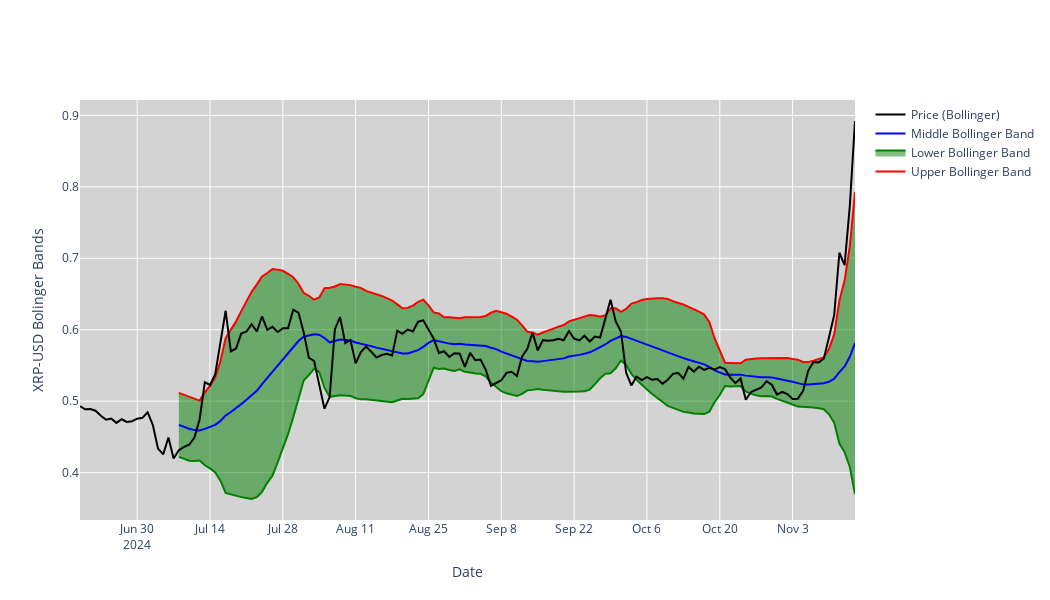

Source (notebook cell):
### Code cell
#BB
fig = go.Figure()
fig.add_trace(go.Scatter(x=stock_data.index, y=stock_data['UB'], mode='lines', name='Upper Bollinger Band', visible=True, line=dict(color='red')))
fig.add_trace(go.Scatter(x=stock_data.index, y=stock_data['LB'], fill='tonexty', mode='lines', name='Lower Bollinger Band', visible=True, line=dict(color='green')))
fig.add_trace(go.Scatter(x=stock_data.index, y=stock_data['M20'], mode='lines', name='Middle Bollinger Band', visible=True, line=dict(color='blue')))
fig.add_trace(go.Scatter(x=stock_data.index, y=stock_data['Close'], mode='lines', name='Price (Bollinger)', visible=True, line=dict(color='black')))
fig.update_layout(
    xaxis_rangeslider_visible=False,
    yaxis_title=f'{ticker} Bolinger Bands',
    xaxis_title='Date',
    plot_bgcolor='lightgrey',
    width=1050,
    height=600
)
fig.show()
fig.write_image('./images/Bollinger_Bands.png')

### Figure 1 — Plotly figure (JSON) as saved in the notebook; plotly's stock layout.template omitted (floating-point values rounded to 4 significant figures; data arrays with more than 128 entries replaced by an {"elided": "..."} marker saying what was removed)
{"data": [{"line": {"color": "red"}, "mode": "lines", "name": "Upper Bollinger Band", "type": "scatter", "visible": true, "x": {"elided": "150 str values"}, "y": {"elided": "150 float values"}}, {"fill": "tonexty", "line": {"color": "green"}, "mode": "lines", "name": "Lower Bollinger Band", "type": "scatter", "visible": true, "x": {"elided": "150 str values"}, "y": {"elided": "150 float values"}}, {"line": {"color": "blue"}, "mode": "lines", "name": "Middle Bollinger Band", "type": "scatter", "visible": true, "x": {"elided": "150 str values"}, "y": {"elided": "150 float values"}}, {"line": {"color": "black"}, "mode": "lines", "name": "Price (Bollinger)", "type": "scatter", "visible": true, "x": {"elided": "150 str values"}, "y": {"elided": "150 float values"}}], "layout": {"height": 600, "plot_bgcolor": "lightgrey", "width": 1050, "xaxis": {"rangeslider": {"visible": false}, "title": {"text": "Date"}}, "yaxis": {"title": {"text": "XRP-USD Bolinger Bands"}}}}
